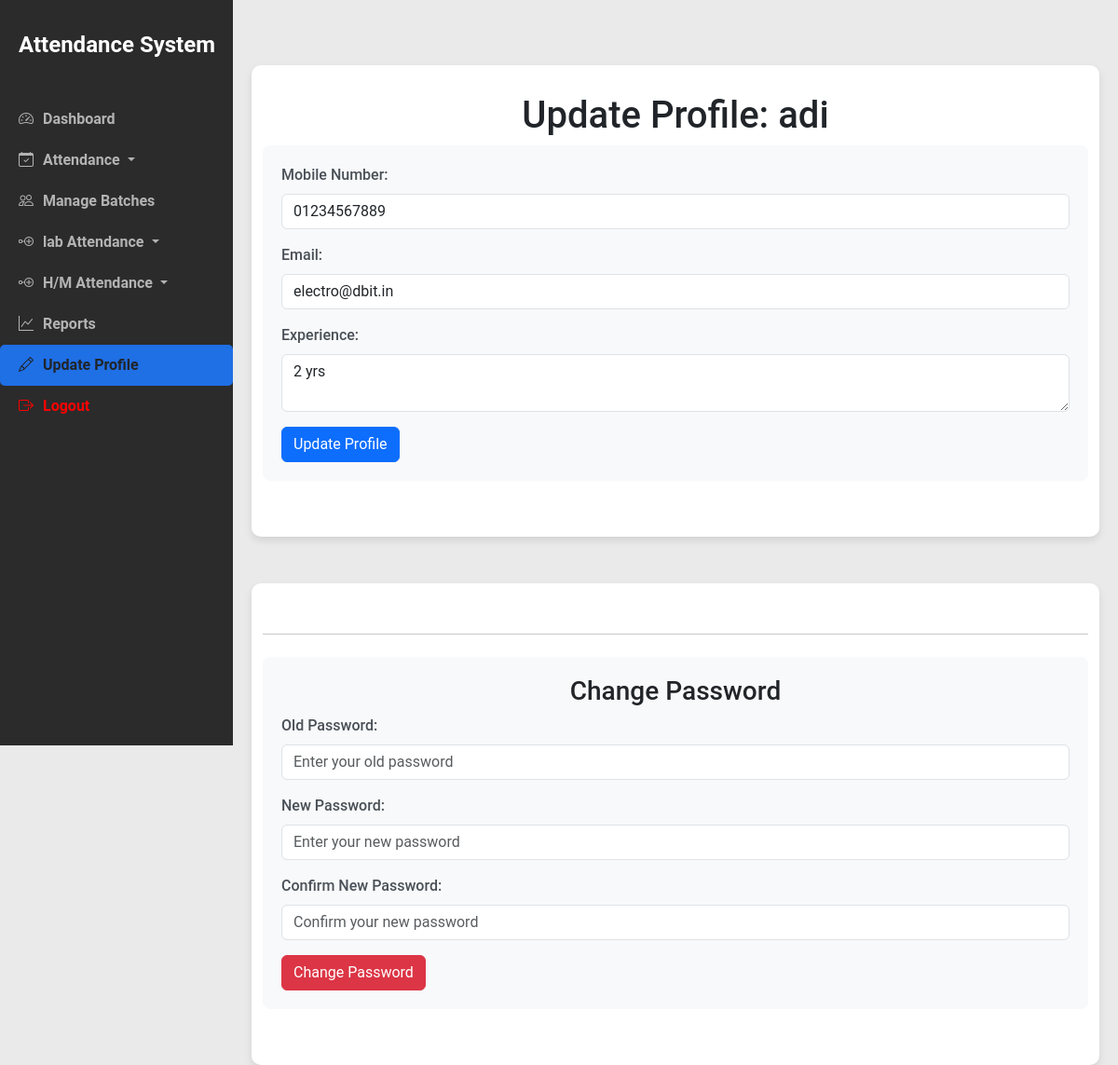
The app's page /teacher/21/update/ with its own data.
### myapp/models.py (models this page shows, shortened)
class Teacher(models.Model):
    user = models.OneToOneField(User, on_delete=models.CASCADE)
    department = models.ForeignKey(Department, on_delete=models.SET_NULL, null=True, blank=True, related_name='teachers', verbose_name="Department")
    courses_taught = models.ManyToManyField(Course, blank=True, related_name='teachers', verbose_name="Courses Taught")
    faculty_id = models.CharField(max_length=10, unique=True, verbose_name="Faculty ID")
    mobile_no = models.CharField(max_length=15, blank=True, null=True, verbose_name="Mobile Number")
    email = models.EmailField(blank=True, null=True, verbose_name="Email")
    experience = models.TextField(blank=True, null=True, verbose_name="Experience")
    assigned_courses = models.ManyToManyField(Course, related_name='assigned_teachers', verbose_name="Assigned Courses", blank=True)
    assigned_labs = models.ManyToManyField(Labs, related_name='assigned_labs', verbose_name="Assigned Labs", blank=True)
    assigned_hms = models.ManyToManyField(HonorsMinors, related_name='assigned_hms', verbose_name="Assigned Honors/Minors", blank=True)
    class Meta:
        indexes = [
            models.Index(fields=['faculty_id']),
            models.Index(fields=['mobile_no']),
            models.Index(fields=['email']),
        ]

### myapp/teacherViews.py (the view)
# urls.py: path('teacher/<int:teacher_id>/update/', teacherViews.update_teacher, name='update_teach'),
def update_teacher(request, teacher_id):
    teacher = get_object_or_404(Teacher, id=teacher_id)
    if request.user.groups.filter(name='HOD').exists():
        is_hod = True
        is_principal = False
    elif request.user.groups.filter(name='Principal').exists():
        is_hod = False
        is_principal = True
    else:
        is_hod = False
        is_principal = False
    if request.method == 'POST':
        if 'update_profile' in request.POST:
            form = TeacherUpdateForm(request.POST, instance=teacher)
            if form.is_valid():
                form.save()
                messages.success(request, 'Profile updated successfully!')
                return redirect('update_teacher', teacher_id=teacher.id)  # Redirect to the same page to show message
        elif 'change_password' in request.POST:
            old_password = request.POST.get('old_password')
            new_password1 = request.POST.get('new_password1')
            new_password2 = request.POST.get('new_password2')
            if new_password1 == new_password2 and teacher.user.check_password(old_password):
                teacher.user.set_password(new_password1)
                teacher.user.save()
                messages.success(request, 'Password changed successfully!')
                return redirect('update_teacher', teacher_id=teacher.id)  # Redirect to the same page to show message
            else:
                messages.error(request, 'Password change failed. Please check your inputs.')
    else:
        form = TeacherUpdateForm(instance=teacher)
    context = {
        'form': form,
        'teacher': teacher
    }
    return render(request, 'teachertemplates/update_teacher.html', context)

### myapp/forms.py
class TeacherUpdateForm(forms.ModelForm):
    class Meta:
        model = Teacher
        fields = ['mobile_no', 'email', 'experience']

### templates/teachertemplates/update_teacher.html (shortened to what this page needs)
<!DOCTYPE html>
<html lang="en">
  <head>
    <link
      rel="stylesheet"
      href="https://cdn.jsdelivr.net/npm/bootstrap@5.3.0-alpha1/dist/css/bootstrap.min.css"
    />
  </head>
  <body>
    {% include 'teachertemplates/navbar.html' %}
    <div class="content">
      <div class="container">
        <h1 style="text-align: center">
          Update Profile: {{ teacher.user.username }}
        </h1>
        <form method="post" action="{% url 'update_teacher' teacher.id %}">
          <div class="form-section">
            <div class="mb-3">
              <label for="mobile_no" class="form-label">Mobile Number:</label>
              <input
                type="text"
                id="mobile_no"
                name="mobile_no"
                class="form-control"
                value="{{ form.mobile_no.value|default:'' }}"
                placeholder="Enter your mobile number"
              />
            </div>
            <div class="mb-3">
              <label for="email" class="form-label">Email:</label>
              <input
                type="email"
                id="email"
                name="email"
                class="form-control"
                value="{{ form.email.value|default:'' }}"
                placeholder="Enter your email"
              />
            </div>
            <div class="mb-3">
              <label for="experience" class="form-label">Experience:</label>
              <textarea
                id="experience"
                name="experience"
                class="form-control"
                placeholder="Describe your experience"
              >
{{ form.experience.value|default:'' }}</textarea
              >
            </div>
            <button type="submit" class="btn btn-primary">
              Update Profile
            </button>
          </div>
        </form>
      </div>
      <div class="container">
        <hr class="my-4" />
        <form method="post" action="{% url 'update_teacher' teacher.id %}">
          <div class="form-section">
            <h3 style="text-align: center">Change Password</h3>
            <div class="mb-3">
              <label for="old_password" class="form-label">Old Password:</label>
              <input
                type="password"
                id="old_password"
                name="old_password"
                class="form-control"
                placeholder="Enter your old password"
              />
            </div>
            <div class="mb-3">
              <label for="new_password1" class="form-label"
                >New Password:</label
              >
              <input
                type="password"
                id="new_password1"
                name="new_password1"
                class="form-control"
                placeholder="Enter your new password"
              />
            </div>
            <div class="mb-3">
              <label for="new_password2" class="form-label"
                >Confirm New Password:</label
              >
              <input
                type="password"
                id="new_password2"
                name="new_password2"
                class="form-control"
                placeholder="Confirm your new password"
              />
            </div>
            <button type="submit" class="btn btn-danger">
              Change Password
            </button>
          </div>
        </form>
      </div>
    </div>
  </body>
</html>

### templates/teachertemplates/update_teacher.html (style rules this page uses)
body { background-color: #f0f2f5; }
.container { background-color: white; border-radius: 10px; padding: 30px; max-width: 800px; margin: auto; margin-top: 50px; box-shadow: 0 4px 8px rgba(0, 0, 0, 0.1); }
h1, h3 { color: #343a40; font-weight: 700; }
h1 { font-size: 2.5rem; margin-bottom: 30px; }
label { font-weight: 500; color: #495057; }
.btn-primary, .btn-danger { padding: 10px 20px; font-size: 1rem; }
.form-section { background-color: #f8f9fa; padding: 20px; border-radius: 8px; margin-bottom: 30px; }
hr { margin: 40px 0; border: none; border-top: 1px solid #dee2e6; }

### templates/teachertemplates/navbar.html (style rules this page uses)
body { font-family: "Roboto", sans-serif; display: flex; height: 100vh; margin: 0; background-color: #eaeaea; }
.content { margin-left: 250px; padding: 20px; width: 100%; }

### records on screen
Teacher: user.username "adi", mobile_no "01234567889", email "electro@dbit.in", experience "2 yrs"
